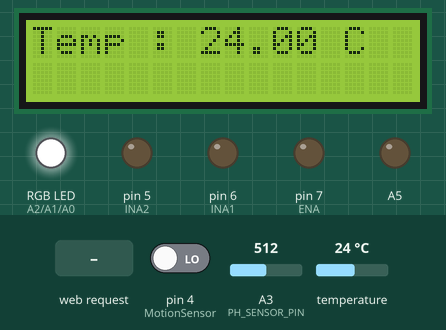
Bench run of a sketch on a simulated Arduino Uno, built with avr-gcc and run on an emulated ATmega328P. Parts: 16×2 character LCD, an RGB LED mixed from three pins (HIGH = lit), output pins drawn as LEDs (lit = HIGH). Inputs (shaded band) come from the test bench; at power-on: temperature 24 °C, A3 (PH_SENSOR_PIN) = 512, pin 4 (MotionSensor) LOW. WiFi joins after 1.5 s; servers stay silent unless stated; what the sketch prints to the serial monitor is not drawn.

Above: at 3.1 s.
3.2 s: HTTP request GET /shop/commitTest.jsp received
At 8.5 s:
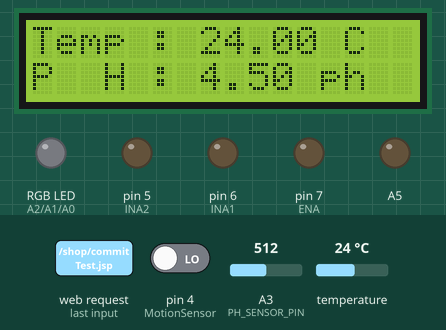
8.8 s: temperature set to 12 °C
At 10.5 s:
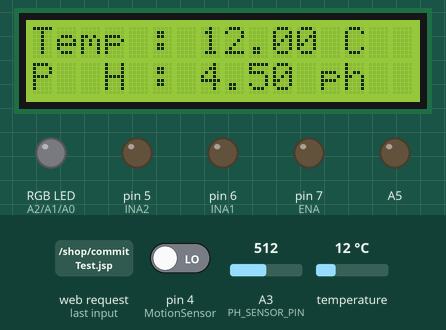
12.5 s: A3 (PH_SENSOR_PIN) set to 716
At 14.9 s:
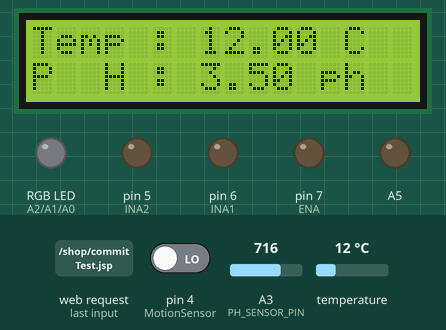
16.2 s: temperature set to 19 °C
At 18.6 s:
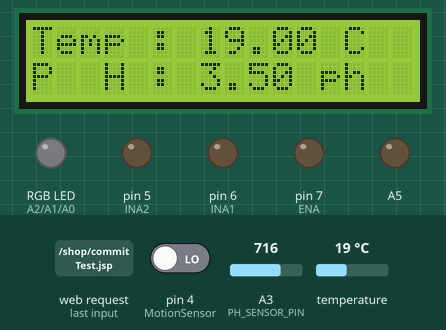
19.9 s: A3 (PH_SENSOR_PIN) set to 900
At 23.0 s:
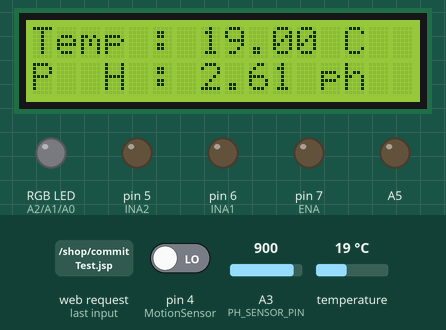
Timing chart, 0 to 24.5 s (numbered marks = the images above; inputs shaded):
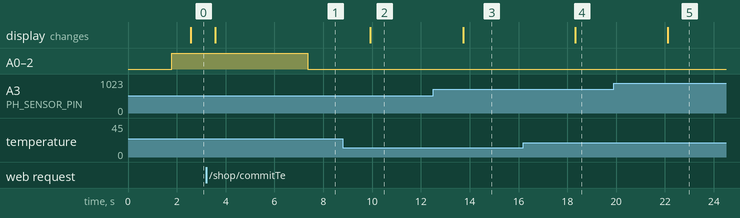

The sketch:

uno2_ph_tmp_move.ino
```cpp
#include <SoftwareSerial.h> // SoftwareSerial
#include <WiFiEsp.h> // WIFI
#include <LiquidCrystal_I2C.h> // LCD
#define LCD_COLUMNS 16
#define LCD_ROWS 2
LiquidCrystal_I2C lcd(0x27, LCD_COLUMNS, LCD_ROWS); // Initialize the LCD display
#include <OneWire.h> // TMP
#define ONE_WIRE_BUS 2
OneWire oneWire(ONE_WIRE_BUS);
#include <DallasTemperature.h>
DallasTemperature sensors(&oneWire);
#define PH_SENSOR_PIN A3 // PH
#define MotionSensor 4 // MotionDetection

char ssid[] = "kj"; // your network SSID (name)
char password[] = "1004100400"; // your network password
WiFiEspServer arduino_server(80);

char server[] = "52.79.197.208"; // server address
char serverPath[] = "/shop/commitTest.jsp"; // URL path
int port = 8080; // port number

WiFiEspClient client; // define WiFiEsp client object
SoftwareSerial espSerial(12, 13); // RX, TX

// waterpump
int ENA = 7;
int INA1 = 6;
int INA2 = 5;

// Define the pins for the RGB LEDs
const int redPin = A2;
const int greenPin = A1;
const int bluePin = A0;
int redValue;
int greenValue;
int blueValue;

void setup() {

  Serial.begin(9600); // initialize serial communication

  // waterPump pin
  pinMode(ENA, OUTPUT); // ena
  pinMode(INA1, OUTPUT); // in1
  pinMode(INA2, OUTPUT); // in2

  // Set the pin modes for the RGB LEDs
  pinMode(redPin, OUTPUT);
  pinMode(greenPin, OUTPUT);
  pinMode(bluePin, OUTPUT);

  // Set TMP
  sensors.begin();

  // Set LCD
  lcd.init();
  lcd.backlight();

  // Set PH
  pinMode(A3, INPUT);
  pinMode(A5, OUTPUT);

  // Set Motion
  pinMode(MotionSensor, INPUT);

  espSerial.begin(9600); // initialize ESP8266 communication
  WiFi.init(&espSerial); // initialize WiFiEsp library

  // Set the WiFiEsp client timeout to 10 seconds
  client.setTimeout(10000);

  // connect to WiFi network
  while (WiFi.status() != WL_CONNECTED) {
    Serial.print("Attempting to connect to WPA SSID: ");
    Serial.println(ssid);
    WiFi.begin(ssid, password);
  }
  Serial.println("Connected to WiFi");
  IPAddress ip = WiFi.localIP();
  Serial.print("IP Address: ");
  Serial.println(ip);
  arduino_server.begin();

  // connect to server
  if (client.connect(server, port)) {
    Serial.println("Connected to server");
    // client.stop();
    // Serial.println("client.stop");
  } else {
    Serial.println("Connection to server failed");
  }

  // led
  analogWrite(redPin, 255);
  analogWrite(greenPin, 255);
  analogWrite(bluePin, 255);

}

int getRGBValue(String request, String color) {
  int value = 0;
  int index = request.indexOf(color);
  if (index >= 0) {
    index += color.length() + 1;
    value = request.substring(index).toInt();
  }
  return value;
}

int getWaterPumpValue(String request, String pump) {
  int value = 0;
  int index = request.indexOf(pump);
  if (index >= 0) {
    index += pump.length() + 1;
    value = request.substring(index).toInt();
  }
  return value;
}

// flag variable to keep track of client connection
bool clientConnected = false;

void loop() {

  // TMP
  sensors.requestTemperatures();
  float temperature = sensors.getTempCByIndex(0); // Get the temperature in Celsius

  Serial.print("Temp: ");
  Serial.println(temperature, 2);

  lcd.setCursor(0,0); // Set the cursor to the first column of the first row
  lcd.print("Temp : ");

  lcd.print(temperature); // Print the temperature value on the LCD display
  lcd.print(" C");
  delay(500);

  // PH
  float voltageValue = analogRead(PH_SENSOR_PIN); // Read the voltage value from the Crowtail PH Sensor
  float pHValue = 7 - (voltageValue / 1024.0) * 5; // Convert the voltage value to pH value

  Serial.print("PH value: ");
  Serial.println(pHValue, 2); // Print the pH value on the serial monitor with 2 decimal places

  delay(500); // Wait for 1 second before reading the pH value again
  lcd.setCursor(0,1); // Set the cursor to the first column of the first row
  lcd.print("P  H : ");

  lcd.print(pHValue, 2); // Print the temperature value on the LCD display
  lcd.print(" ph");
  delay(500);

  // Motion
  bool MotionValue = digitalRead(MotionSensor); // read the sensor value
  if (MotionValue == HIGH) { // if an object is detected
    Serial.println("Motion Detection!"); // output 1 on the serial monitor
  }
  if (MotionValue == LOW) { // if no object is detected
    Serial.println("No Motion."); // output 0 on the serial monitor
  }
  delay(500);

  // wifi
  if (!clientConnected) {
    // accept new client connection if no client is currently connected
    client = arduino_server.available();
    if (client) {
      Serial.println("New client connected");

      // set flag variable to true to indicate client is connected
      clientConnected = true;
    }
  } else {
    // handle client communication if client is connected
    if (client.connected()) {
      if (client.available()) {
        String line = client.readStringUntil('\r');
        Serial.println(line);

        // waterpump
        int waterpumponoff = getWaterPumpValue(line, "pump");
        if(waterpumponoff == 1){
            Serial.println("pump on");
            digitalWrite(ENA, HIGH);
            digitalWrite(INA1, HIGH);
            digitalWrite(INA2, LOW);
        } else if(waterpumponoff == 2){
            Serial.println("pump off");
            digitalWrite(ENA, LOW);
            digitalWrite(INA1, LOW);
            digitalWrite(INA2, LOW);
        }

        // Extract the RGB values from the request
        redValue = getRGBValue(line, "red");
        greenValue = getRGBValue(line, "green");
        blueValue = getRGBValue(line, "blue");

        // Set the RGB LED to the requested values
        analogWrite(redPin, redValue);
        analogWrite(greenPin, greenValue);
        analogWrite(bluePin, blueValue);
        delay(500);
        client.stop();
        Serial.println("Client disconnected");

        client.connect(server, port);
        int data = 100;
        String querydata = String("GET ") + serverPath + "?data=" + data + " HTTP/1.1\r\n" + "Host: " + server + "\r\n" + "Connection: keep-alive\r\n\r\n";
        int redvalue = 100;
        int greenvalue = 100;
        int bluevalue = 100;
        String queryrgb = String("GET ") + serverPath + "?red=" + redvalue + "&green=" + greenvalue + "&blue=" + bluevalue + " HTTP/1.1\r\n" + "Host: " + server + "\r\n" + "Connection: keep-alive\r\n\r\n";
        client.print(querydata);
        Serial.println(querydata);
        delay(500);

        client.print(queryrgb);
        Serial.println(queryrgb);
        delay(500);
        // client.stop();
        // Serial.println("client.stop");

        clientConnected = false;
      }
    }
  }
  // lcd.clear(); // Clear the LCD display
}
```

Measured:
- after the input at 3.2 s, A0 (bluePin), A1 (greenPin), A2 (redPin): HIGH → LOW after 4.2 s
- after the input at 8.8 s, the display: changes after 1.1 s (image 2)
- after the input at 12.5 s, the display: changes after 1.2 s (image 3)
- after the input at 16.2 s, the display: changes after 2.1 s (image 4)
- after the input at 19.9 s, the display: changes after 2.2 s (image 5)
